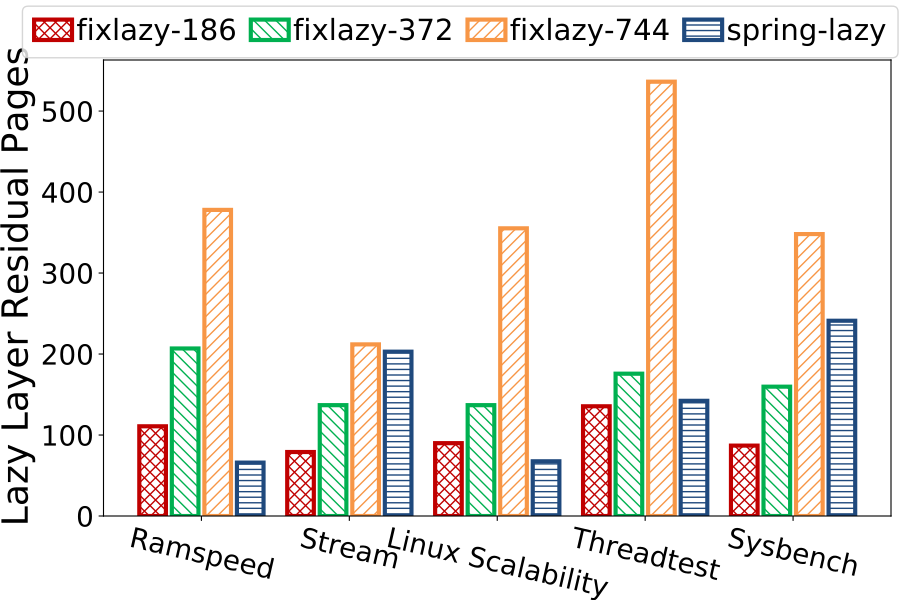

The Python source for this figure:
import sys,os
import matplotlib.pyplot as plt
import numpy as np
from matplotlib.ticker import ScalarFormatter

colorDict = {'fixlazy-186': '#C00000', 'fixlazy-372': '#00B050', 'fixlazy-744': '#F79646', 'spring-lazy': '#1f497d'}
hatchDict = {'fixlazy-186': 'xxx', 'fixlazy-372': '\\\\\\', 'fixlazy-744': '///', 'spring-lazy': '---'}

oriData = [
    {
        'name': 'Ramspeed',
        'fixlazy-186': 110.77,
        'fixlazy-372': 206.85,
        'fixlazy-744': 377.96,
        'spring-lazy': 65.93,
    },
    {
        'name': 'Stream',
        'fixlazy-186': 79.02,
        'fixlazy-372': 136.86,
        'fixlazy-744': 211.91,
        'spring-lazy': 202.9,
    },
    {
        'name': 'Linux Scalability',
        'fixlazy-186': 89.93,
        'fixlazy-372': 136.86,
        'fixlazy-744': 355.22,
        'spring-lazy': 67.54,
    },
    {
        'name': 'Threadtest',
        'fixlazy-186': 135.48,
        'fixlazy-372': 175.69,
        'fixlazy-744': 536.25,
        'spring-lazy': 142.21,
    },
    {
        'name': 'Sysbench',
        'fixlazy-186': 86.91,
        'fixlazy-372': 159.71,
        'fixlazy-744': 348.12,
        'spring-lazy': 241.09,
    }
]

fix186Arr = []
fix372Arr = []
fix744Arr = []
springArr = []
tickArr = []

for dataDict in oriData:
    tickArr.append(dataDict['name'])
    curFix186Remain = dataDict['fixlazy-186']
    curFix372Remain = dataDict['fixlazy-372']
    curFix744Remain = dataDict['fixlazy-744']
    curSpringRemain = dataDict['spring-lazy']
    fix186Arr.append(curFix186Remain)
    fix372Arr.append(curFix372Remain)
    fix744Arr.append(curFix744Remain)
    springArr.append(curSpringRemain)

labelArr = ['fixlazy-186', 'fixlazy-372', 'fixlazy-744', 'spring-lazy']
allArr = [fix186Arr, fix372Arr, fix744Arr, springArr]

ind=np.arange(len(tickArr))
bar_width = 0.18
gap_width = 0.04
totalBarNum = len(allArr)

plt.figure(figsize=(9,6))

barCnt = 0
for barId in range(totalBarNum):
    offset = 0.0-bar_width*(totalBarNum/2.0)-gap_width*((totalBarNum-1.0)/2)+(barCnt+0.5)*bar_width+barCnt*gap_width
    curP = plt.bar(ind+offset, allArr[barId], bar_width, label=labelArr[barId],color='white', \
        edgecolor=colorDict[labelArr[barId]], hatch=hatchDict[labelArr[barId]], lw=3)
    barCnt += 1

plt.ylabel('Lazy Layer Residual Pages', fontsize=26)
plt.yticks(fontsize=20)
# plt.ylim(0,1.25)

# xfmt = ScalarFormatter(useMathText=True)
# xfmt.set_powerlimits((0, 0))
# plt.gca().yaxis.set_major_formatter(xfmt)

# plt.text(-0.5, 1.25, r'$\times10^{-2}$',fontsize=20)

plt.xticks(ind,tickArr, fontsize=20, rotation=360-13)
# plt.xlabel('Main Memory Capacity(GB)', fontsize=26)

plt.subplots_adjust(left=0.115, right=0.99, top=0.90, bottom=0.14)

plt.legend(fontsize=21, ncol = 4, loc='upper center', columnspacing=0.5, handletextpad=0.15, bbox_to_anchor=(0.453, 1.15), handlelength=1.3)

plt.savefig('%s.pdf' % os.path.splitext(sys.argv[0])[0])
plt.show()
